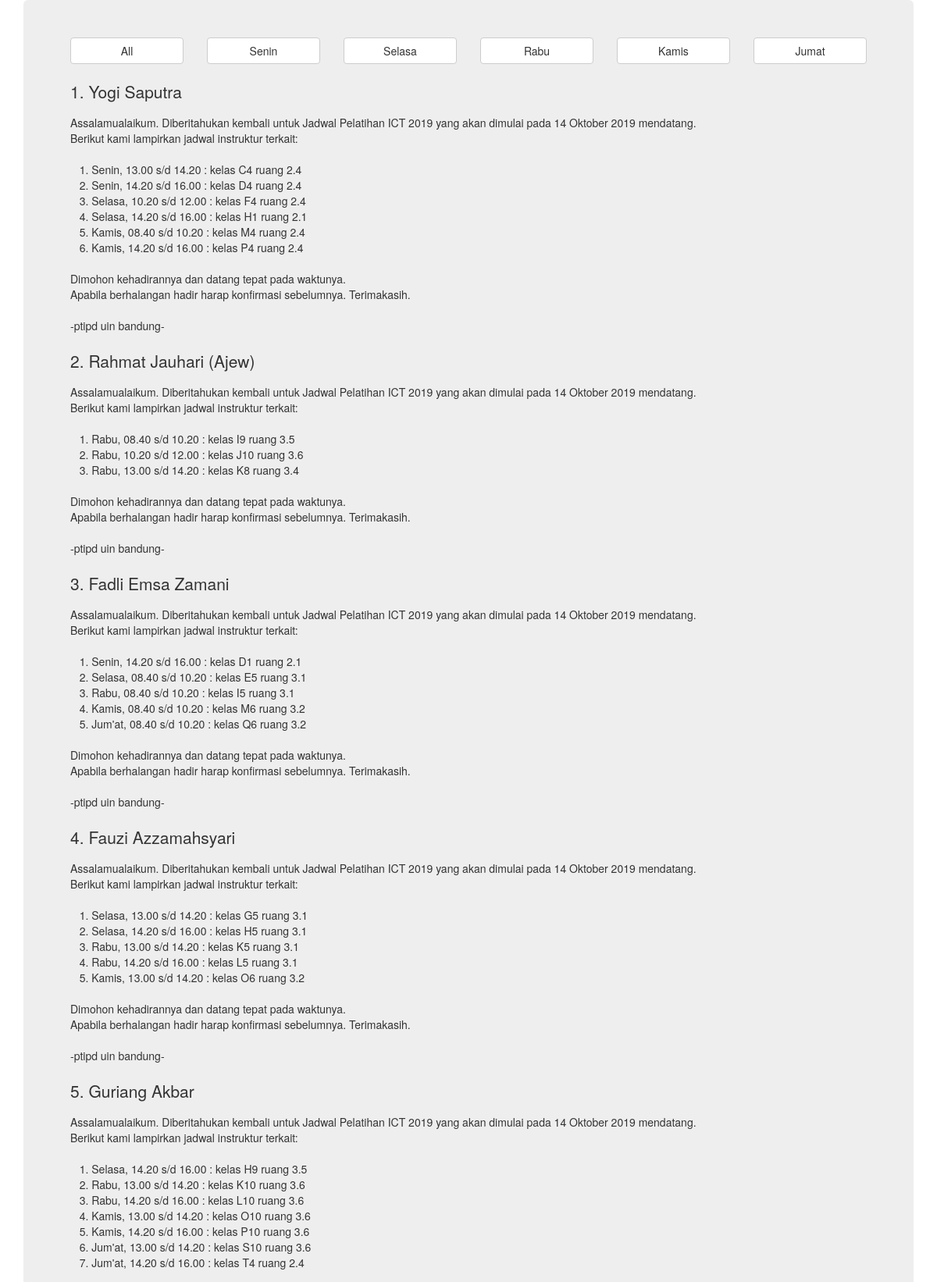
Screenshot of /all.php (upper part) with the database file from the repository.
### tables this page shows
CREATE TABLE `days` (
  `id_hari` int(11) NOT NULL,
  `nama_hari` varchar(20) NOT NULL
);

CREATE TABLE `instructures` (
  `id_ins` int(11) NOT NULL,
  `nama_ins` varchar(200) NOT NULL
);

CREATE TABLE `maps` (
  `id` int(11) NOT NULL,
  `nama_kelas` varchar(200) NOT NULL,
  `nama_ins` varchar(200) DEFAULT NULL,
  `sesi` varchar(20) NOT NULL,
  `ruang` varchar(5) NOT NULL,
  `hari` varchar(10) NOT NULL
);

### all.php (the view, shortened to what this page needs)
<!DOCTYPE html>
<html lang="en">
<head>
    <link rel="stylesheet" href="https://maxcdn.bootstrapcdn.com/bootstrap/3.4.0/css/bootstrap.min.css">
</head>
<body>
<div class="container">
    <div class="jumbotron">
        <div class="row">
            <div class="col-md-2">
                <a href='all.php' class="btn btn-default btn-block">All</a>
            </div>
            <?php
                include 'koneksi.php';
                $data2 = mysqli_query($koneksi,"select * from days;");
                while($d2 = mysqli_fetch_array($data2)){
            ?>
                <div class="col-md-2">
                    <form method='POST' action='days.php'>
                        <input type='submit' class="btn btn-default btn-block" value='<?php  echo $d2['nama_hari'];?>'>
                    </form>
                </div>
            <?php } ?>
        </div>
        <section class="content">
            <div class="row">
                <div class="col-md-12">
                <br>
                <?php
                    include 'koneksi.php';
                    $no = 1;
                    $data = mysqli_query($koneksi,"select nama_ins from instructures");
                    while($d = mysqli_fetch_array($data)){
                ?>
                    <p><?php echo $no++.'. '.$d['nama_ins']; ?></p>
                    <?php echo 'Assalamualaikum. Diberitahukan kembali untuk Jadwal Pelatihan ICT 2019 yang akan dimulai pada 14 Oktober 2019 mendatang.</br>Berikut kami lampirkan jadwal instruktur terkait: </br></br>'?>
                    <?php
                        $no2 = 1;
                        $data2 = mysqli_query($koneksi,"select * from maps where nama_ins = '".$d['nama_ins']."';");
                        while($d2 = mysqli_fetch_array($data2)){
                    ?>
                        <?php echo '&nbsp;&nbsp;&nbsp;'.$no2++.'.  '.$d2['hari'].', '.substr($d2['sesi'],0,5).' s/d '.substr($d2['sesi'],-5).' : kelas '.$d2['nama_kelas'].' ruang '.$d2['ruang'].'</br>'; ?>
                    <?php } ?>
                    <?php echo '</br>Dimohon kehadirannya dan datang tepat pada waktunya. </br>Apabila berhalangan hadir harap konfirmasi sebelumnya. Terimakasih. </br></br>-ptipd uin bandung-</br></br>'?>
                <?php } ?>
                </div>
            </div>
        </section>
    </div>
</div>
</body>
</html>

### rows the page displays
days: nama_hari "Senin"
days: nama_hari "Selasa"
days: nama_hari "Rabu"
days: nama_hari "Kamis"
days: nama_hari "Jumat"
instructures: nama_ins "Yogi Saputra"
maps: hari "Senin", sesi "13.00", sesi "14.20", nama_kelas "C4", ruang "2.4"
maps: hari "Senin", sesi "14.20", sesi "16.00", nama_kelas "D4", ruang "2.4"
maps: hari "Selasa", sesi "10.20", sesi "12.00", nama_kelas "F4", ruang "2.4"
maps: hari "Selasa", sesi "14.20", sesi "16.00", nama_kelas "H1", ruang "2.1"
maps: hari "Kamis", sesi "08.40", sesi "10.20", nama_kelas "M4", ruang "2.4"
maps: hari "Kamis", sesi "14.20", sesi "16.00", nama_kelas "P4", ruang "2.4"
instructures: nama_ins "Rahmat Jauhari (Ajew)"
maps: hari "Rabu", sesi "08.40", sesi "10.20", nama_kelas "I9", ruang "3.5"
maps: hari "Rabu", sesi "10.20", sesi "12.00", nama_kelas "J10", ruang "3.6"
maps: hari "Rabu", sesi "13.00", sesi "14.20", nama_kelas "K8", ruang "3.4"
instructures: nama_ins "Fadli Emsa Zamani"
maps: hari "Senin", sesi "14.20", sesi "16.00", nama_kelas "D1", ruang "2.1"
maps: hari "Selasa", sesi "08.40", sesi "10.20", nama_kelas "E5", ruang "3.1"
maps: hari "Rabu", sesi "08.40", sesi "10.20", nama_kelas "I5", ruang "3.1"
maps: hari "Kamis", sesi "08.40", sesi "10.20", nama_kelas "M6", ruang "3.2"
maps: hari "Jum'at", sesi "08.40", sesi "10.20", nama_kelas "Q6", ruang "3.2"
instructures: nama_ins "Fauzi Azzamahsyari"
maps: hari "Selasa", sesi "13.00", sesi "14.20", nama_kelas "G5", ruang "3.1"
maps: hari "Selasa", sesi "14.20", sesi "16.00", nama_kelas "H5", ruang "3.1"
maps: hari "Rabu", sesi "13.00", sesi "14.20", nama_kelas "K5", ruang "3.1"
maps: hari "Rabu", sesi "14.20", sesi "16.00", nama_kelas "L5", ruang "3.1"
maps: hari "Kamis", sesi "13.00", sesi "14.20", nama_kelas "O6", ruang "3.2"
instructures: nama_ins "Guriang Akbar"
maps: hari "Selasa", sesi "14.20", sesi "16.00", nama_kelas "H9", ruang "3.5"
maps: hari "Rabu", sesi "13.00", sesi "14.20", nama_kelas "K10", ruang "3.6"
maps: hari "Rabu", sesi "14.20", sesi "16.00", nama_kelas "L10", ruang "3.6"
maps: hari "Kamis", sesi "13.00", sesi "14.20", nama_kelas "O10", ruang "3.6"
maps: hari "Kamis", sesi "14.20", sesi "16.00", nama_kelas "P10", ruang "3.6"
maps: hari "Jum'at", sesi "13.00", sesi "14.20", nama_kelas "S10", ruang "3.6"
maps: hari "Jum'at", sesi "14.20", sesi "16.00", nama_kelas "T4", ruang "2.4"
